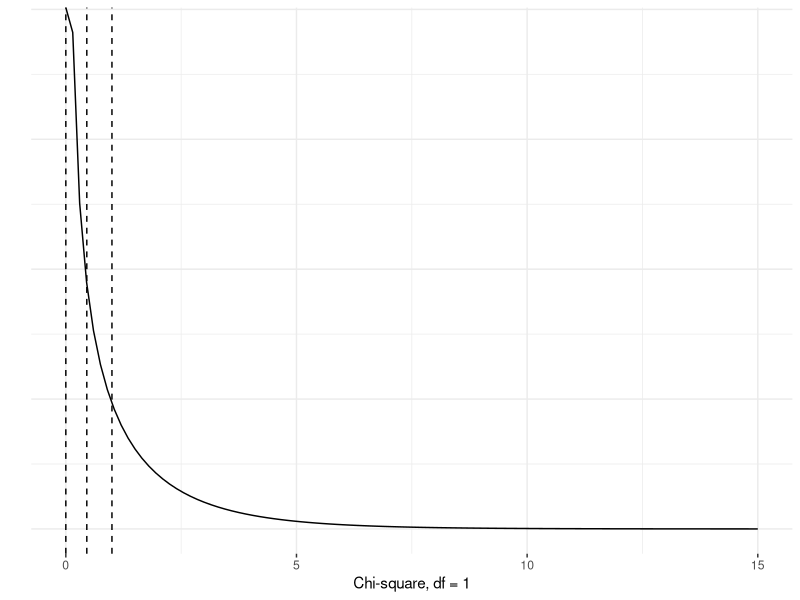
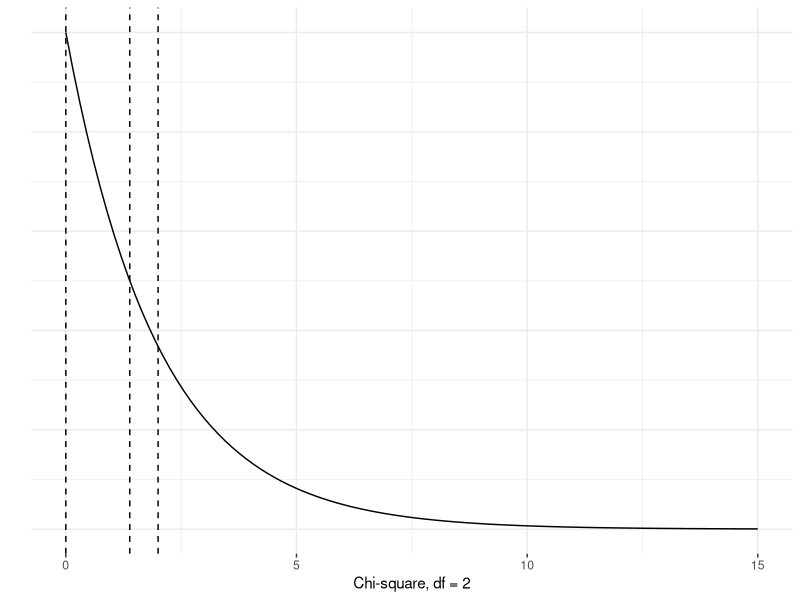
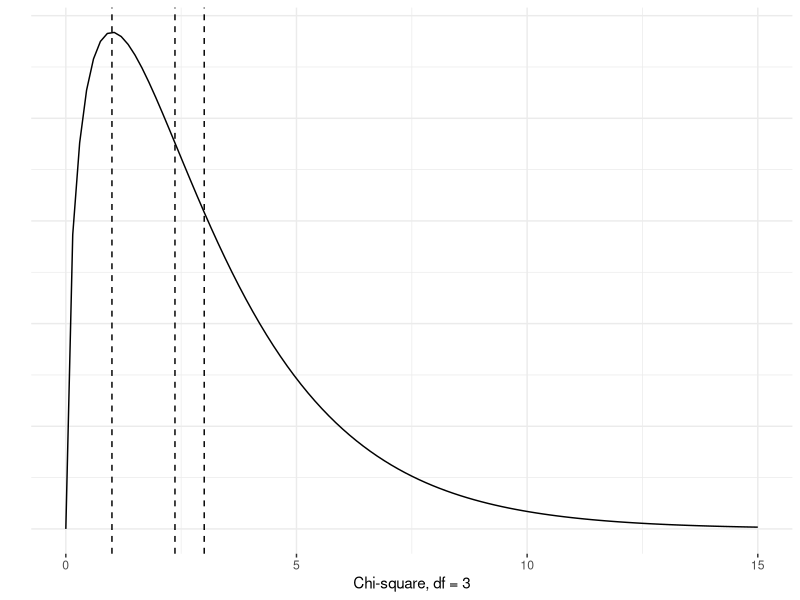
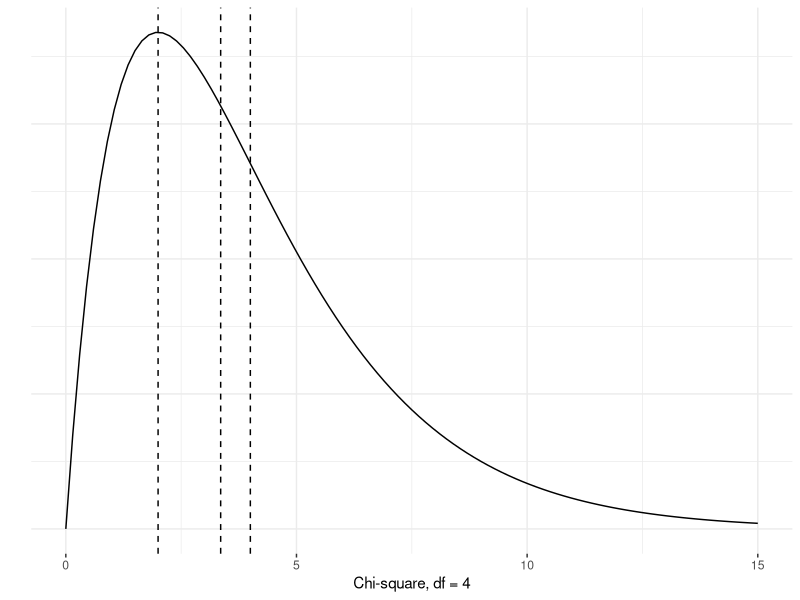

Generate these figures, in order, with R:
## ---- chunk 1
knitr::opts_chunk$set(echo = TRUE)
## ---- chunk 2
library(tidyverse)
mean <- 1
mode <- 0
q1 <- qchisq(0.5, df=1,lower.tail = TRUE)
ggplot(data.frame(x = c(0, 15)), aes(x = x)) +
  stat_function(fun = dchisq, args = list(df = 1)) +
  theme_bw() +
  theme(panel.border = element_blank(),
        axis.line.y = element_blank(),
        axis.ticks.y = element_blank(),
        axis.text.y = element_blank()) +
  ylab("") +
  xlab("Chi-square, df = 1") + 
  geom_vline(xintercept = q1, lty = 2) +
   geom_vline(xintercept = mean, lty = 2) +
   geom_vline(xintercept = mode, lty = 2)
## ---- chunk 3
library(tidyverse)
mean <- 2
mode <- 0
q2 <- qchisq(0.5, df=2,lower.tail = TRUE)
ggplot(data.frame(x = c(0, 15)), aes(x = x)) +
  stat_function(fun = dchisq, args = list(df = 2)) +
  theme_bw() +
  theme(panel.border = element_blank(),
        axis.line.y = element_blank(),
        axis.ticks.y = element_blank(),
        axis.text.y = element_blank()) +
  ylab("") +
  xlab("Chi-square, df = 2") + 
  geom_vline(xintercept = q2, lty = 2) +
   geom_vline(xintercept = mean, lty = 2) +
   geom_vline(xintercept = mode, lty = 2)
## ---- chunk 4
library(tidyverse)
mean <- 3
mode <- 1
q3 <- qchisq(0.5, df=3,lower.tail = TRUE)
ggplot(data.frame(x = c(0, 15)), aes(x = x)) +
  stat_function(fun = dchisq, args = list(df = 3)) +
  theme_bw() +
  theme(panel.border = element_blank(),
        axis.line.y = element_blank(),
        axis.ticks.y = element_blank(),
        axis.text.y = element_blank()) +
  ylab("") +
  xlab("Chi-square, df = 3") + 
  geom_vline(xintercept = q3, lty = 2) +
   geom_vline(xintercept = mean, lty = 2) +
   geom_vline(xintercept = mode, lty = 2)
## ---- chunk 5
library(tidyverse)
mean <- 4
mode <- 2
q4 <- qchisq(0.5, df=4,lower.tail = TRUE)
ggplot(data.frame(x = c(0, 15)), aes(x = x)) +
  stat_function(fun = dchisq, args = list(df = 4)) +
  theme_bw() +
  theme(panel.border = element_blank(),
        axis.line.y = element_blank(),
        axis.ticks.y = element_blank(),
        axis.text.y = element_blank()) +
  ylab("") +
  xlab("Chi-square, df = 4") + 
  geom_vline(xintercept = q4, lty = 2) +
   geom_vline(xintercept = mean, lty = 2) +
   geom_vline(xintercept = mode, lty = 2)
## ---- chunk 6
qchisq(0.99, df=2)
